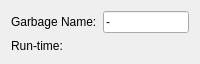
<?xml version="1.0" encoding="UTF-8"?>
<ui version="4.0">
 <class>Embedding</class>
 <widget class="QWidget" name="Embedding">
  <property name="geometry">
   <rect>
    <x>0</x>
    <y>0</y>
    <width>200</width>
    <height>55</height>
   </rect>
  </property>
  <property name="windowTitle">
   <string/>
  </property>
  <layout class="QFormLayout" name="formLayout">
   <item row="0" column="0">
    <widget class="QLabel" name="label">
     <property name="text">
      <string>Garbage Name:</string>
     </property>
    </widget>
   </item>
   <item row="0" column="1">
    <widget class="QLineEdit" name="garbage_name">
     <property name="text">
      <string>-</string>
     </property>
    </widget>
   </item>
   <item row="1" column="0">
    <widget class="QLabel" name="label_2">
     <property name="text">
      <string>Run-time:</string>
     </property>
    </widget>
   </item>
   <item row="1" column="1">
    <widget class="QLabel" name="runtime">
     <property name="text">
      <string/>
     </property>
    </widget>
   </item>
  </layout>
 </widget>
 <resources/>
 <connections/>
</ui>
